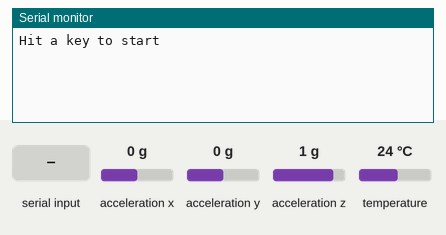
A sketch run on a simulated Arduino Uno, built with avr-gcc and run on an emulated ATmega328P. Parts: the last lines printed to the serial monitor. Wiring (inferred from the names in the program): MPU-6050 motion sensor at I2C address 0x68. The test bench sets the inputs (shaded band); at power-on: acceleration x 0 g, acceleration y 0 g, acceleration z 1 g, temperature 24 °C.

Above: at 0.9 s.
1.0 s: "1" received over Serial
At 1.5 s:
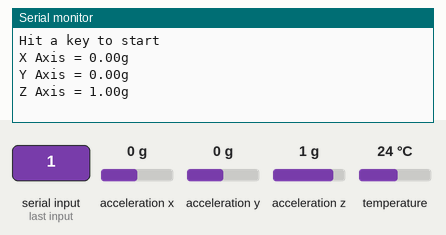
2.5 s: acceleration x set to -1.4 g
At 3.0 s:
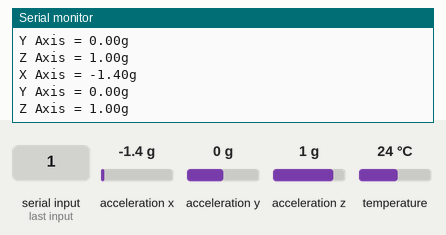
4.0 s: acceleration y set to -1.4 g
At 4.5 s:
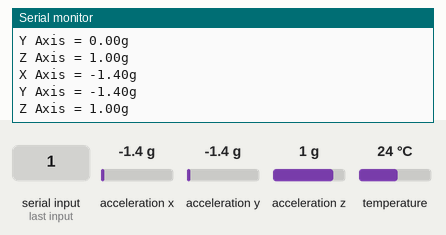
5.5 s: acceleration z set to -1.4 g
At 6.0 s:
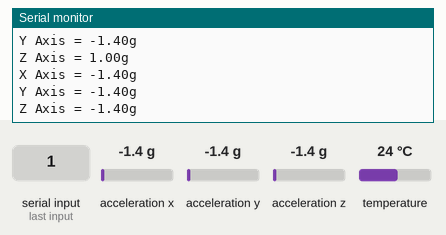

The sketch:

mpu_test2.ino
```cpp
//MPU 6050 Accelerometer and Gyroscope Exame
//Written by Taylor Schweizer

//We will be using the I2C communication protocol to communicate witht he MPU 6050
//The I2C protocol is setup in the Wire library - we need to include this library
#include<Wire.h>;

//The default address of the MPU is 0x68
const int MPU_addr = 0x68;


void setup() {
  //Here we will begin the I2C communication
  Serial.begin(921600);
  Serial.println ("Hit a key to start");     // signal initalization done
  while (Serial.available() == 0);
  Wire.begin();

  //Begin transmission with the MPU
  Wire.beginTransmission(MPU_addr);

  //According to the MPU 6050 Register Map, the PWR_MGMT_1 register allows us to configure the power mode of the MPU.
  //Looking at the register map page 40, PWR_MGMT_1 is located at 0x6B (107 in decimal, 01101011 in binary)
  //Think of each register in the MPU of having 8 bits that can be changed to change the settings.
  //For register 0x6B, the first three bits - Bit0 through Bit2 - are for selecting the clock source. A value of 0 sets the clock source to the internal 8MHZ oscillator, therefore the first three bits are all 0.
  //If we decided to use the PLL with external 19.2MHz reference, we would send 5 (decimal), so Bit0 would be 1, Bit1 would be 0, Bit2 would be 1, making 101 in binary which is 5 in decimal
  //Bit3 is labelled TEMP_DIS, and allows us to turn the temperature sensor on or off. A value of 1 turns if off, we might as well leave it on so Bit3 will be 0.
  //Bit4 is reserved, so we will just send 0 - the default
  //Bit5 is labelled CYCLE, which lets us specificy an automatic sleep cycle. We will set it to 0 and avoid the hassle of a sleep mode
  //Bit6 is labelled SLEEP, which lets us put it into sleep mode. Since we want the device on, we will set Bit6 to 0.
  //Bit7 is DEVICE_RESET, which resets all internal registers to their default values. We won't be doing that, so Bit7 is 0.

  //Based on the above, the 8 bits we will send to the MPU are all 0, so we can send any value of zero we want - hex 0x00, dec 0
  //This will power on the device and specify the initial power settings.
  //First, we tell the MPU which register we are writing to
  Wire.write(0x6B);

  //Second, we send the values that we discussed previously
  Wire.write(0x00);
  //Now, I'm not sure if you can continue sending data by sending a new register address and then the data, or if you need to end the transmission first. Just to be on the safe side, we will end the transmission and restart it.
  Wire.endTransmission(true);
  delay(50);
  Wire.beginTransmission(MPU_addr);
  //Now that we are done with that, let's go on and configure the accelerometer and gyroscope
  //Note: none of this is really essential: I'm basically just doing this to help you understand how to work with these register maps and stuff. This device is extremely powerful if it is used correctly, and practice makes perfect.

  //First, let's configure the Gyroscope. According to page 14 of the register map, the register holding the GYRO_CONFIG settings is located at 0x1B
  //Here is a breakdown of the bits:
  //Bit0 - Reserved, set to 0
  //Bit1 - Reserved, set to 0
  //Bit2 - Reserved, set to 0
  //Bit3 - FS_SEL
  //Bit4 - FS_SEL  -  This sets the full scale range of the gyroscope. Considering we will be running the wheel at a max of 100 RPM, that is 600°/s. Therefore we need to set FS_SEL to the +-1000°/s setting, which is decimal 2, hex 0x02, binary 10
  //Bit5 - ZG_ST - Activates self test of gyroscope Z axis if set to 1. We will set it to 0
  //Bit6 - YG_ST - same as ZG_ST but with Y axis
  //Bit7 - XG_ST - same as ZG_ST but with X axis

  //According to those values, we want to send the value 0 0 0 1 0 0 0 0, which is dec 16 hex 0x10
  //And remember, we want to send it to 0x1B
  Wire.write(0x1B);
  Wire.write(0x10);

  //End and restart transmission
  Wire.endTransmission(true);

  Wire.beginTransmission(MPU_addr);

  //Next, let's do the accelerometer. I'll skip going through figuring out each bit, and just say I want to send 0x00 - there's almost no way we will experience more than 2g of acceleration on the wheelchair, so the full scale range can be +-2g. The address is 0x1C
  Wire.write(0x1C);
  Wire.write(0x00);


  //Once we send the values, we end the transmission because we don't have any further data to send for now
  Wire.endTransmission(true);

  //Begin a serial connection so we can read the data


}

void loop() {
  //Again, looking at the register map we can find where the values we want reside. The Accelerometer values are located in registers 59 to 64 (hex 0x3B to 0x40) according to page 29 of the register map
  //Here is where it gets interesting. The output of the MPU 6050 is 16 bits, but the I2C protocol demands 8 bit chunks. The registers are also composed of 8 bit chunks.
  //You may notice that there is a register called ACCEL_XOUT_H and ACCEL_XOUT_L, as well as for the Y and Z axis. What is happening is that the data for the accelerometer is split into two separate registers.
  //We need to combine the data from two registers to get the full value. Here's where some boolean operations start to be necessary.
  //One of the few boolean operations we can use is the << operator, which is called a bit shift.
  //A bit shift is self explanatory, it simply shifts the bits in the byte. Consider the binary number 10101010. If we perform a bit shift, ie. 10101010 << x, where x is the number of shifts to take place, a value of x=1 would result in 01010100
  //The leftmost bits are lost, and the rightmost bits are filled with 0. Another example 00110011 << 2 = 11001100    and 00001000 << 3 = 01000000.
  //Check out http://playground.arduino.cc/Code/BitMath for more binary operations

  //Anyways, since these registers are all 8 bit registers, but the values are 16 bit, we need to read two 8 bit numbers and combine them into a 16 bit number.
  //If we start off with a 16 bit integer, and let it read the first 8 bits, then shift it by 8 bits and fill the rest in with the next register, it should be the value we want.

  //First, lets create an 8 bit int to temporarily store the value
  byte XAxis = 0;
  //A byte is an 8 bit value. Assigning it to 0 means it is now 00000000

  //Let's go ahead and read the first register, ACCEL_XOUT_H
  Wire.beginTransmission(MPU_addr);
  //Tell the MPU that we want the data from register 59 (0x3B in hex)
  Wire.write(0x3B);
  //Send a Restart - we won't actually end the transmission, just send it a restart. This gets kind of complicated into the specifications of I2C communication, just trust me on it. Just make sure you see that it is endTransmission(false) not endTransmission(true)
  Wire.endTransmission(false);

  //We will now wait until we have data available

  //Now we will reguest 1 register from the MPU. The third parameter 'true' says that we are ending the transmission after we get the data.
  Wire.requestFrom(MPU_addr, 1, true);
  //Another way to do what the above line does is do Wire.requestFrom(MPU_addr,1,false); then on the next line Wire.endTransmission(true);. Same thing.
  //Now we will assign the byte from before to the value we are reading.
  XAxis = Wire.read();
  //Now we will print the hex value of the XAxis variable.
  //Serial.print("XAxis = ");
  //Serial.println(XAxis, HEX);
  //I'm getting 0x00. This probably depends on how it is sitting on your desk, etc.

  //Let's repeat, and get the next value in the register.
  //NOTE: we really shouldn't be breaking up the measurements like this, since the value can change in an instant. But for education purposes, this should work fine.
  byte XAxisL = 0;
  Wire.beginTransmission(MPU_addr);
  Wire.write(0x3C);
  Wire.endTransmission(false);
  Wire.requestFrom(MPU_addr, 1, true);
  XAxisL = Wire.read();
 // Serial.print("XAxisL = ");
  //Serial.println(XAxisL, HEX);
  //I'm getting alot of numbers, the one I'll go with is 0x84. This is 01010100. This makes our whole number 0000 0000 0101 0100, or simply 84
  //Now, since we are asking for a signed value from the MPU (ie. it can be negative), we look at the first bit (0000 0000 0101 0100). If it is 0, the number is postive and it if is 1, then it is negative.
  //I reran the code so I could get a value that results in Xaxis = FE, XAxisL = 2C so the binary is 1111 1110 0010 1100. Since the first digit is 1, this is a negative number.
  //If we have a negative number, then we must take the 2's complement of the number. Take a look here: https://www.cs.cornell.edu/~tomf/notes/cps104/twoscomp.html
  //Basically we just flip all the values in the number and add 1. So by flipping,  1111 1110 0010 1100 becomes 0000 0001 1101 0011. Adding one yields 0000 0001 1101 0100. This results in a value of 468, and since we know it is negative that means it is -468
  //There has to be a way to program this. We just need to utilize the bitshift operator, and the OR operator. The OR operator (shown as "|") checks two numbers, and if either of the values is a 1 then the result is one.
  //For example, 1001 | 0100 = 1101 and 1100 | 1001 = 1101.
  //Now if we turn our 8 bit Bytes into a 16 bit integer (I'm continuing with the negative number before we did the 2's complementary) we would get Xaxis = 0000 0000 1111 1110 and XAxisL = 0000 0000 0101 0100.
  //If we bit shift the XAxis 8 units to the right, it would be XAxis = 1111 1110 0000 0000. Then if we OR the Xaxis and XAxisL we would get 1111 1110 0101 0100. Neat! Now, how do we do it in code?
  int16_t XAxisFull = XAxis << 8 | XAxisL;
  //The previous line of code bit shifts XAxis 8 places, then ORs it with XAxisL. Now, XAxisFull is the full binary value.
 // Serial.print("XAxisFull = ");
  //Serial.println(XAxisFull);
  //Hey! It Works! But what is this -468 value? Well, according to the MPU register map on page 29, we can see that with our Full Scale range we selected, the sensitivity is 16384 LSB/g. So, divide -468 by 16384 and we get 0.02856g. We'll do more with that later.
  float XAxisFinal = (float) XAxisFull / 16384.0;

  //That was a ton of work though. Fortunately, it can be simplified. The following code should be easy enough to understand. We will read the Y and Z axis accel data from registers 0x3D to 0x40
  Wire.beginTransmission(MPU_addr);
  Wire.write(0x3D);
  Wire.endTransmission(false);
  Wire.requestFrom(MPU_addr, 4, true);
  int16_t YAxisFull =  (Wire.read() << 8 | Wire.read());
  int16_t ZAxisFull =  (Wire.read() << 8 | Wire.read());
  float YAxisFinal = (float)YAxisFull / 16384.0;
  float ZAxisFinal = (float) ZAxisFull / 16384.0;
  Serial.print("X Axis = ");
  Serial.print(XAxisFinal);
  Serial.println("g");
  Serial.print("Y Axis = ");
  Serial.print(YAxisFinal);
  Serial.println("g");
  Serial.print("Z Axis = ");
  Serial.print(ZAxisFinal);
  Serial.println("g");

  //BOOM! Got it. Now, if we want we could calculate the angle we are at knowing that when the sensor is completely level Z should be 1, if it isn't then we just take cos-1(Z) to get our angle with respect to the horizon. We can detect if we are moving
  //by extrapolating our angle and what X and Y should be, and then finding if there is any additional acceleration. But let's move on to the temperature sensor - use page 30 of the register map

  Wire.beginTransmission(MPU_addr);
  Wire.write(0x41);
  Wire.endTransmission(false);
  Wire.requestFrom(MPU_addr, 2, true);
  int16_t tempFull = Wire.read() << 8 | Wire.read();
  float tempFinal = (float) tempFull / 340.0 + 36.53;
 // Serial.print("Temp = ");
  //Serial.print(tempFinal);
  //Serial.println("C");
  //26.1°C in my house. Little warm. Now let's get the gyroscope data. Page 31 of the register map

//  Wire.beginTransmission(MPU_addr);
//  Wire.write(0x43);
//  Wire.endTransmission(false);
//  Wire.requestFrom(MPU_addr, 6, true);
//  int16_t XGyroFull = Wire.read() << 8 | Wire.read();
//  int16_t YGyroFull = Wire.read() << 8 | Wire.read();
//  int16_t ZGyroFull = Wire.read() << 8 | Wire.read();
//  float XGyroFinal = (float)XGyroFull/32.8;
//  float YGyroFinal = (float)YGyroFull/32.8;
//  float ZGyroFinal = (float)ZGyroFull/32.8;
//  Serial.print("X Axis = ");
//  Serial.print(XGyroFinal);
//  Serial.println(" deg/s");
//  Serial.print("Y Axis = ");
//  Serial.print(YGyroFinal);
//  Serial.println(" deg/s");
//  Serial.print("Z Axis = ");
//  Serial.print(ZGyroFinal);
//  Serial.println(" deg/s");
  //Hell yeah!
  delay(500);
}
```

Measured:
- after the input at 1.0 s, the serial monitor: prints a new line after 0.05 s (image 1)
- after the input at 2.5 s, the serial monitor: prints a new line after 0.06 s (image 2)
- after the input at 4.0 s, the serial monitor: prints a new line after 0.08 s (image 3)
- after the input at 5.5 s, the serial monitor: prints a new line after 0.09 s (image 4)
